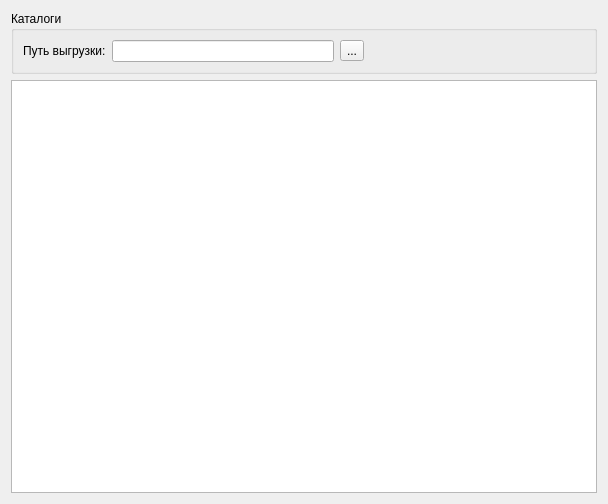
<?xml version="1.0" encoding="UTF-8"?>
<ui version="4.0">
 <class>MassDestribParamsPage</class>
 <widget class="QWizardPage" name="MassDestribParamsPage">
  <property name="geometry">
   <rect>
    <x>0</x>
    <y>0</y>
    <width>608</width>
    <height>504</height>
   </rect>
  </property>
  <property name="windowTitle">
   <string>WizardPage</string>
  </property>
  <layout class="QVBoxLayout" name="verticalLayout_2">
   <item>
    <widget class="QGroupBox" name="groupBox">
     <property name="title">
      <string>Каталоги</string>
     </property>
     <layout class="QVBoxLayout" name="verticalLayout">
      <item>
       <layout class="QHBoxLayout" name="horizontalLayout">
        <item>
         <widget class="QLabel" name="label">
          <property name="text">
           <string>Путь выгрузки:</string>
          </property>
         </widget>
        </item>
        <item>
         <widget class="QLineEdit" name="lineEdit"/>
        </item>
        <item>
         <widget class="QToolButton" name="toolButton">
          <property name="text">
           <string>...</string>
          </property>
          <property name="icon">
           <iconset resource="../../../res/fmt.qrc">
            <normaloff>:/img/openfolderHS.png</normaloff>:/img/openfolderHS.png</iconset>
          </property>
         </widget>
        </item>
        <item>
         <spacer name="horizontalSpacer">
          <property name="orientation">
           <enum>Qt::Horizontal</enum>
          </property>
          <property name="sizeHint" stdset="0">
           <size>
            <width>40</width>
            <height>20</height>
           </size>
          </property>
         </spacer>
        </item>
       </layout>
      </item>
     </layout>
    </widget>
   </item>
   <item>
    <widget class="QTreeView" name="treeView">
     <property name="indentation">
      <number>0</number>
     </property>
     <property name="rootIsDecorated">
      <bool>false</bool>
     </property>
     <property name="itemsExpandable">
      <bool>false</bool>
     </property>
     <property name="expandsOnDoubleClick">
      <bool>false</bool>
     </property>
    </widget>
   </item>
  </layout>
 </widget>
 <resources>
  <include location="../../../res/fmt.qrc"/>
 </resources>
 <connections/>
</ui>
